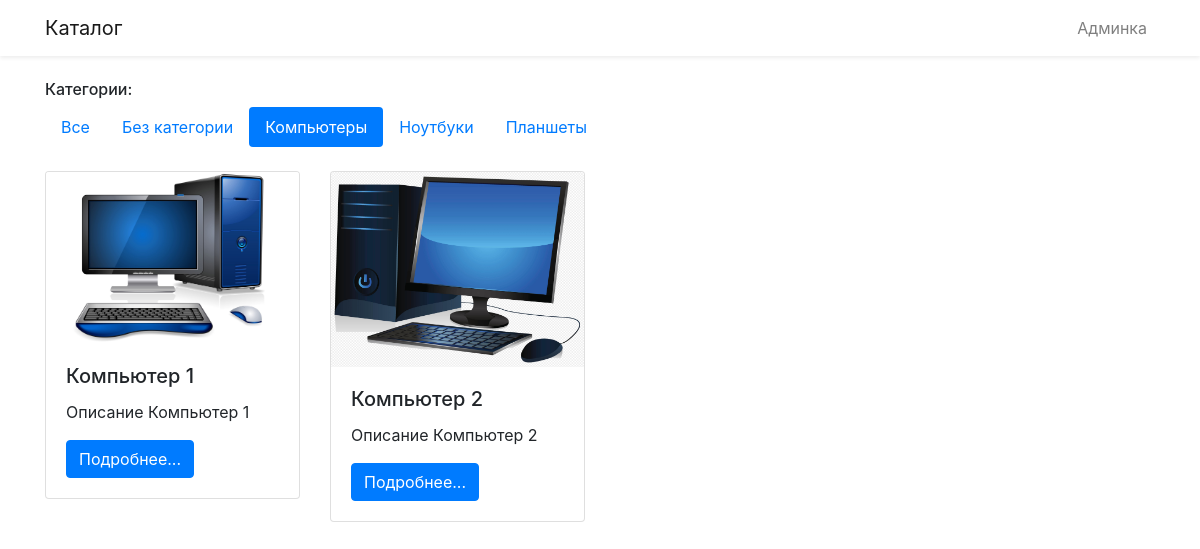
Screenshot of /index.php?category=2 with the database file from the repository.
### tables this page shows
CREATE TABLE `categories` (
  `id` int(11) NOT NULL,
  `name` varchar(255) NOT NULL
);

CREATE TABLE `products` (
  `id` int(11) NOT NULL,
  `name` varchar(255) NOT NULL,
  `description` varchar(255) NOT NULL,
  `text` text NOT NULL,
  `image` varchar(255) DEFAULT NULL,
  `categories_id` int(11) NOT NULL DEFAULT '1',
  `status` int(1) NOT NULL DEFAULT '0'
);

### lib/functions.php (the view, shortened to what this page needs)
<?php
function connect_db()
{
    $driver = 'mysql';
    $host = 'localhost';
    $db_name = 'catalog';
    $db_user = 'root';
    $db_password = '';
    $charset = 'utf8';
    $options = [PDO::ATTR_ERRMODE => PDO::ERRMODE_EXCEPTION];
    $dsn = "$driver:host=$host;dbname=$db_name;charset=$charset";
    $pdo = new PDO($dsn, $db_user, $db_password, $options);
    return $pdo;
}
$pdo = connect_db();
function get_categories_db($pdo){
    $sql = "SELECT * FROM `categories`";
    $statement = $pdo->query($sql);
    if( $statement->rowCount() > 0 )
    {
        $result = $statement->fetchAll(PDO::FETCH_ASSOC);
        return $result;
    }
    else
        return false;
}
function get_products_db($pdo, $field_in = false, $category_id_out = false)
{
    $sql = "SELECT * FROM `products` WHERE `status` = '0'";
    if( $category_id_out && $field_in && is_int( $category_id_out = (int)$category_id_out ) )
    {
        $sql = $sql . " AND `$field_in` = :$field_in";
        $statement = $pdo->prepare($sql);
        $statement->bindValue(":$field_in", $category_id_out, PDO::PARAM_INT);
        $statement->execute();
    }
    else
    {
        $statement = $pdo->query($sql);
    }
    if( $statement->rowCount() > 0 )
    {
        $result = $statement->fetchAll(PDO::FETCH_ASSOC);
        return $result;
    }
    else
        return false;
}
function show_categories()
{
    global $pdo;
    ?>
        <h6>Категории:</h6>
        <ul class="nav nav-pills mb-4">
            <?php if( is_array ( $categories = get_categories_db($pdo) ) ) {?>
                <li class="nav-item">
                    <a class="nav-link<?php if( !isset($_GET["category"]) ){?> active<?php }?>"
                    href="<?php echo $_SERVER['PHP_SELF']?>">
                        Все
                    </a>
                </li>
                <?php foreach($categories as $category){?>
                    <li class="nav-item">
                        <a class="nav-link<?php if( isset($_GET["category"]) && $_GET["category"] == $category["id"] ){?> active<?php }?>"
                        href="<?php echo $_SERVER['PHP_SELF'].'?category='.$category["id"]?>">
                            <?php echo $category["name"]?>
                        </a>
                    </li>
                <?php } ?>
            <?php } else echo '<p>Нет категорий</p>';?>
        </ul>
    <?
}
function show_products()
{
    global $pdo;
    ?>
        <div class="row">
            <?php if( is_array( $products = get_products_db($pdo, 'categories_id', $_GET["category"]) ) ) {?>
                <?php foreach($products as $product){
                    ?>
                <div class="col-md-3 col-sm-4 col-6">
                    <div class="card">
                        <img src="<?php echo DIR_IMG?>/<?php echo $product["image"]?>" class="card-img-top" alt="<?php echo $product["name"]?>">
                        <div class="card-body">
                            <h5 class="card-title"><?php echo $product["name"]?></h5>
                            <p class="card-text"><?php echo $product["description"]?></p>
                            <a href="<?php echo $_SERVER['PHP_SELF'].'?product='.$product["id"]?>" class="btn btn-primary stretched-link">Подробнее...</a>
                        </div>
                    </div>
                </div>
                <?php } ?>
            <?php } else echo '<p>В данной категории нет товаров</p>';?>
        </div>
    <?
}
    ?>

### rows the page displays
categories: name "Без категории"
categories: name "Компьютеры"
categories: name "Ноутбуки"
categories: name "Планшеты"
products: image (picture), name "Компьютер 1", description "Описание Компьютер 1"
products: image (picture), name "Компьютер 2", description "Описание Компьютер 2"
